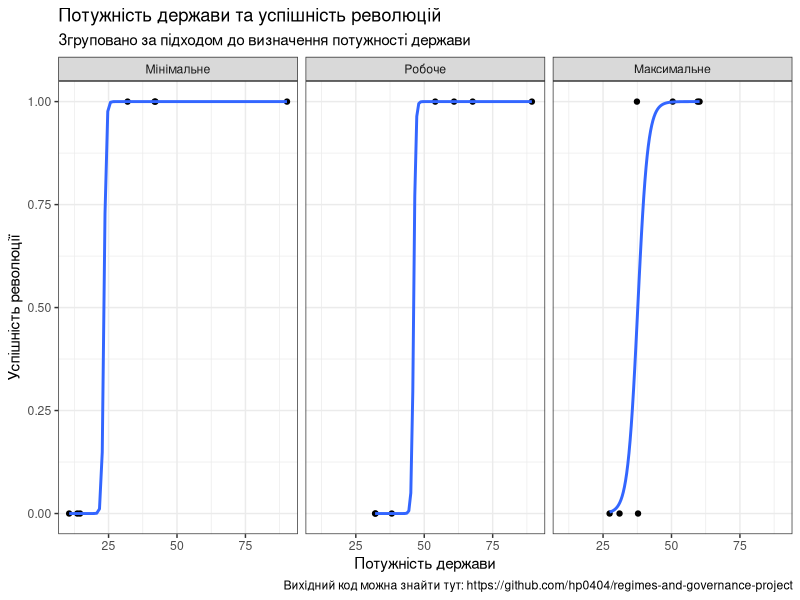
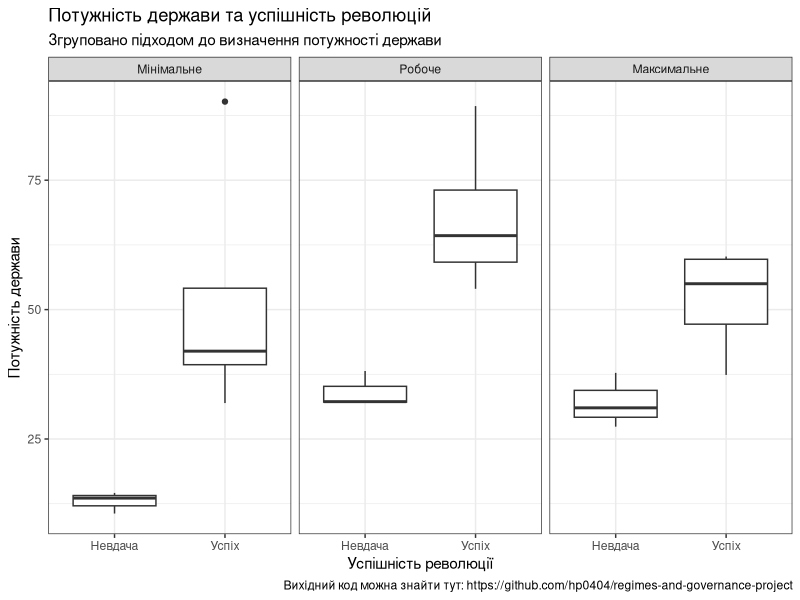

Here is the R script that generated these plots, in order:
library(readxl)
library(dplyr)
library(ggplot2)


df <- read_excel("../../data/processed/stateness.xlsx")
df$approach <- case_when(
  df$approach == "lowest common denominator" ~ "Мінімальне",
  df$approach == "fully covered" ~ "Робоче",
  df$approach == "max definition" ~ "Максимальне",
)

df$approach <- as.character(df$approach)
df$approach <- factor(df$approach, levels=c("Мінімальне", "Робоче", "Максимальне"), ordered = TRUE)


binomial_dist <- df %>%
  ggplot(aes(y = successful_transition, x = stateness)) +
  geom_point() +
  geom_smooth(
    method = "glm", method.args = list(family = "binomial"), se = FALSE
    ) + 
  facet_wrap(~ approach) +
  theme_bw() +
  xlab("Потужність держави") + ylab("Успішність революції") +
  labs(
    title = "Потужність держави та успішність революцій",
    subtitle = "Згруповано за підходом до визначення потужності держави",
    caption = "Вихідний код можна знайти тут: https://github.com/hp0404/regimes-and-governance-project"
  )

ggsave(
  "../../reports/figures/binomial_dist.png", 
  plot = binomial_dist,
  dpi = 300)


df$successful_transition <- case_when(
  df$successful_transition == 1 ~ "Успіх",
  df$successful_transition == 0 ~ "Невдача",
)
df$successful_transition <- as.character(df$successful_transition)
df$successful_transition <- factor(df$successful_transition, levels=c("Невдача", "Успіх"), ordered = TRUE)


boxplots <- ggplot(df, aes(x = successful_transition, y = stateness, group=successful_transition)) +
  geom_boxplot() +
  facet_wrap(~ approach) +
  xlab("Успішність революції") + ylab("Потужність держави") +
  theme_bw() +
  #theme(text=element_text(size=16,  family="Garamond")) +
  labs(
    title = "Потужність держави та успішність революцій",
    subtitle = "Згруповано підходом до визначення потужності держави",
    caption = "Вихідний код можна знайти тут: https://github.com/hp0404/regimes-and-governance-project"
    )

ggsave(
  "../../reports/figures/boxplots.png", 
  plot = boxplots,
  dpi = 300)

